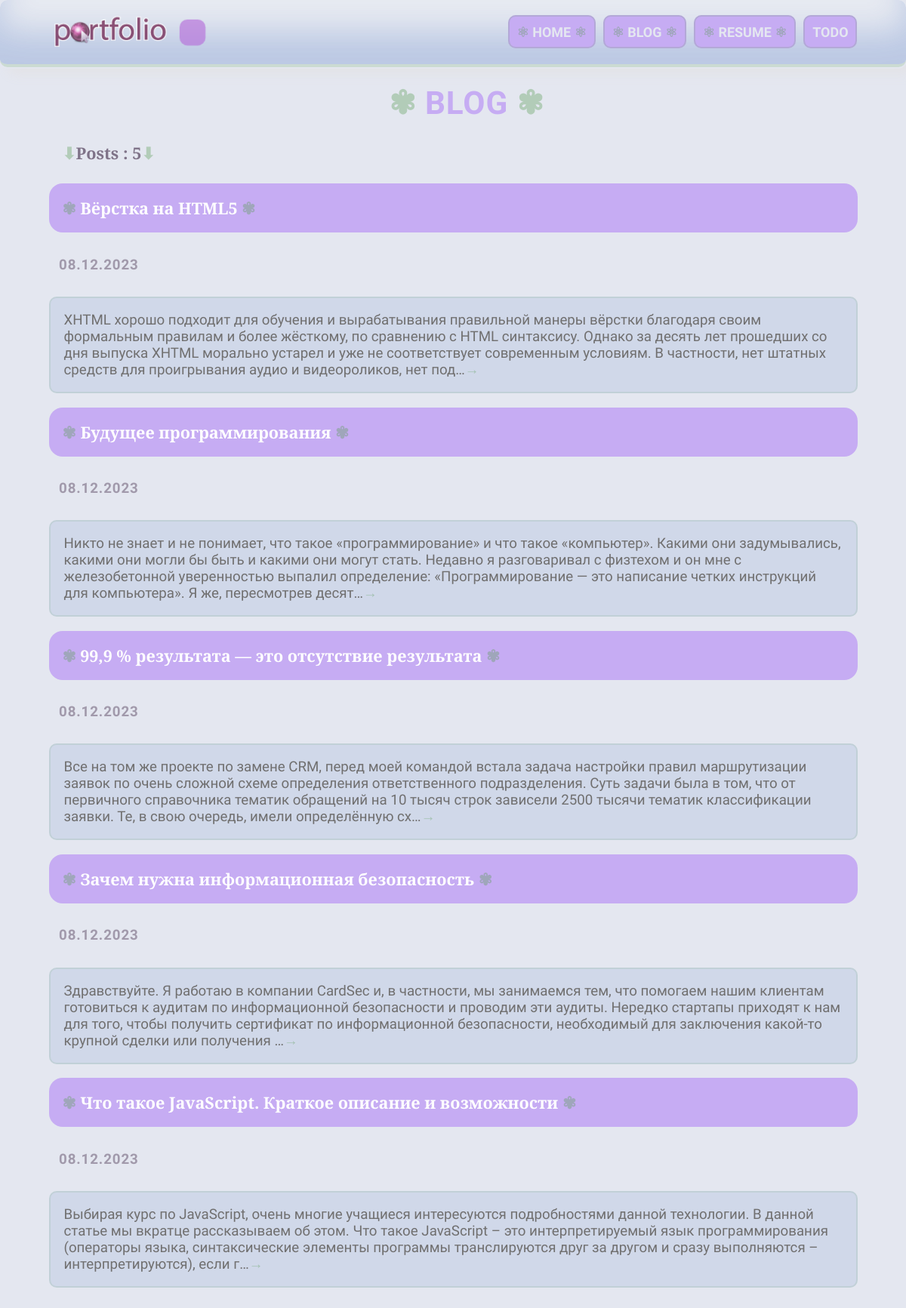
The page /blog/ on the database as committed earlier.
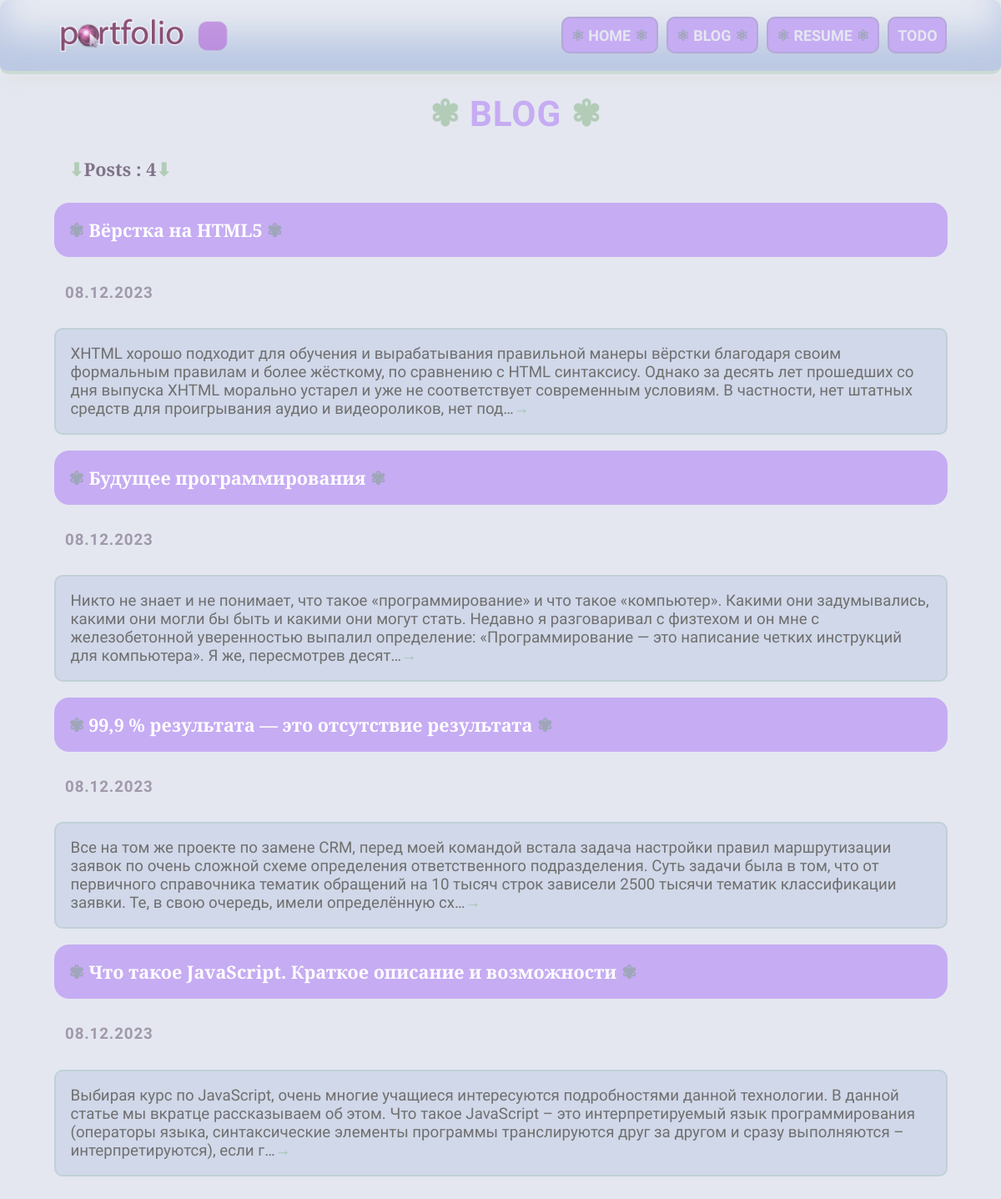
The same page on the database as committed later.
### blog/models.py (models this page shows, shortened)
class Blog(models.Model):
    title = models.CharField(max_length=200)
    description = models.TextField()
    date = models.DateField()

### blog/views.py (the view)
# urls.py: path('', views.blogs, name='blogs'),
def blogs(request):
    blogs = Blog.objects.order_by('date')
    return render(request, 'blog/blogs.html', {'blogs': blogs})

### blog/templates/blog/blogs.html (shortened to what this page needs)
{% extends 'skills/base.html' %}
{% block content %}
<h1 style="transform: translateY(100%); transition: transform  1s;" class="h1font"><span class="flower">&#10046;</span> BLOG <span class="flower">&#10046;</span></h1>
<h2 style="transform: scale(0); transition: transform  1s;" class="countio"><span class="flower">&#11015;</span>Posts : {{ blogs.count }}<span class="flower">&#11015;</span></h2>
{% for blog in blogs %}
<div class="elementio">
    <h2 style="transform: scale(0); transition: transform  1s;" class="top"><a class="blogio" href="{% url 'detail' blog.id   %}"><span class="flower">&#10046</span> {{ blog.title }} <span class="flower">&#10046</span></a></h2>
    <div class="textio">
        <h5>{{ blog.date | date:'d.m.Y' }}</h5>
        <p style="transform: translateY(-100%); transition: transform  2s;"> {{ blog.description | truncatechars:360|striptags }}<span class="flower">&rarr;</span></p>
    </div>
</div>
{% endfor %}
{%  endblock  %}

Rows that differ between the two databases and show on the page:
removed Blog: title "Зачем нужна информационная безопасность", date "08.12.2023", description "Здравствуйте. Я работаю в компании CardSec и, в частности, мы занимаемся тем, что помогаем нашим клиентам готовиться к аудитам по информационной безопасности и проводим эти аудиты. Нередко стартапы приходят к нам для того, чтобы получить сертификат по информационной безопасности, необходимый для заключения какой-то крупной сделки или получения …"
Other text that changed with them:
{{ blogs.count }}: "5" → "4"
